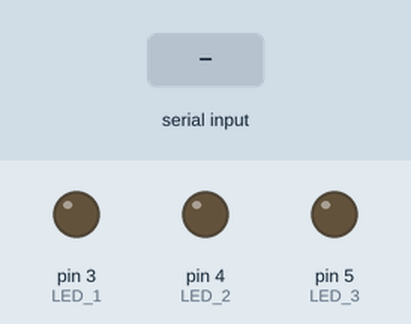
The sketch below on a simulated Arduino Uno, built with avr-gcc and run on an emulated ATmega328P. On the bench: output pins drawn as LEDs (lit = HIGH). The inputs (shaded band) are chosen by the test bench. What the sketch prints to the serial monitor is not drawn.

Above: at 1.2 s.
1.3 s: "slide" received over Serial
At 4.2 s:
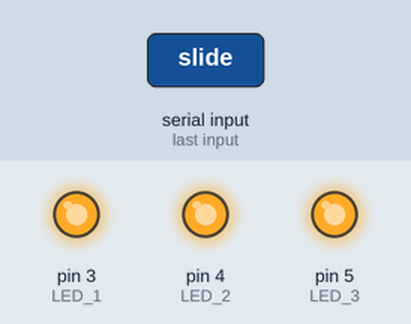
4.3 s: "blink" received over Serial
6.8 s: "on" received over Serial
At 7.4 s:
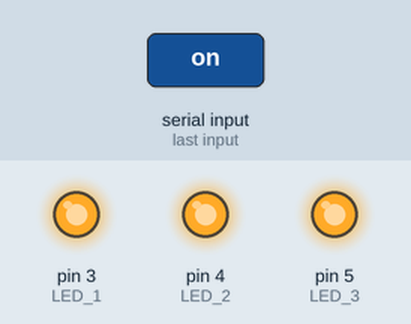
9.8 s: "1" received over Serial
At 11.6 s:
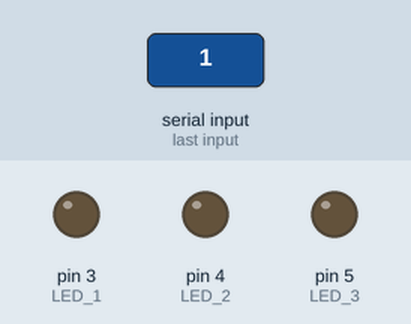
Timing chart, 0 to 13.1 s (numbered marks = the images above; inputs shaded):
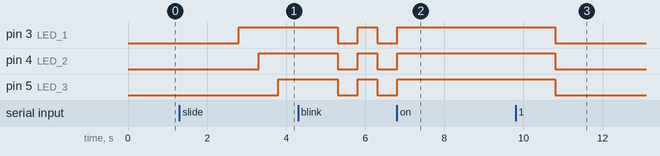

The sketch:

TeamCityLightBox.ino
```cpp
int LED_1 = 3;
int LED_2 = 4;
int LED_3 = 5;

String lastCommand = "";


void setup() {

  pinMode(LED_1, OUTPUT);
  pinMode(LED_2, OUTPUT);
  pinMode(LED_3, OUTPUT);

  Serial.begin(9600);
}

void loop() {

  if(Serial.available()) {
    lastCommand = Serial.readString();
    Serial.print(lastCommand);
  }

  if(lastCommand.startsWith("slide")) {
    slide();
  } else if(lastCommand.startsWith("blink")) {
    blinkAll();
  } else if(lastCommand.startsWith("on")) {
    on();
  } else {
    off();
  }

  Serial.write("loop\n");

}

void slide() {

  digitalWrite(LED_1, LOW);
  digitalWrite(LED_2, LOW);
  digitalWrite(LED_3, LOW);
  delay(500);

  digitalWrite(LED_1, HIGH);
  delay(500);
  digitalWrite(LED_2, HIGH);
  delay(500);
  digitalWrite(LED_3, HIGH);
  delay(500);

}

void blinkAll() {

  digitalWrite(LED_1, LOW);
  digitalWrite(LED_2, LOW);
  digitalWrite(LED_3, LOW);
  delay(500);

  digitalWrite(LED_1, HIGH);
  digitalWrite(LED_2, HIGH);
  digitalWrite(LED_3, HIGH);
  delay(500);

}

void blink(int led) {

  digitalWrite(led, LOW);
  delay(500);

  digitalWrite(led, HIGH);
  delay(500);

}

void on() {

  digitalWrite(LED_1, HIGH);
  digitalWrite(LED_2, HIGH);
  digitalWrite(LED_3, HIGH);

}

void off() {

  digitalWrite(LED_1, LOW);
  digitalWrite(LED_2, LOW);
  digitalWrite(LED_3, LOW);

}
```

Measured:
- after the input at 1.3 s, pin 3 (LED_1): LOW → HIGH after 1.5 s; pin 4 (LED_2): LOW → HIGH after 2.0 s; pin 5 (LED_3): LOW → HIGH after 2.5 s
- after the input at 6.8 s, pin 3 (LED_1), pin 4 (LED_2), pin 5 (LED_3): goes on until 6.8 s, then stays HIGH
- after the input at 9.8 s, pin 3 (LED_1), pin 4 (LED_2), pin 5 (LED_3): HIGH → LOW after 1.0 s
